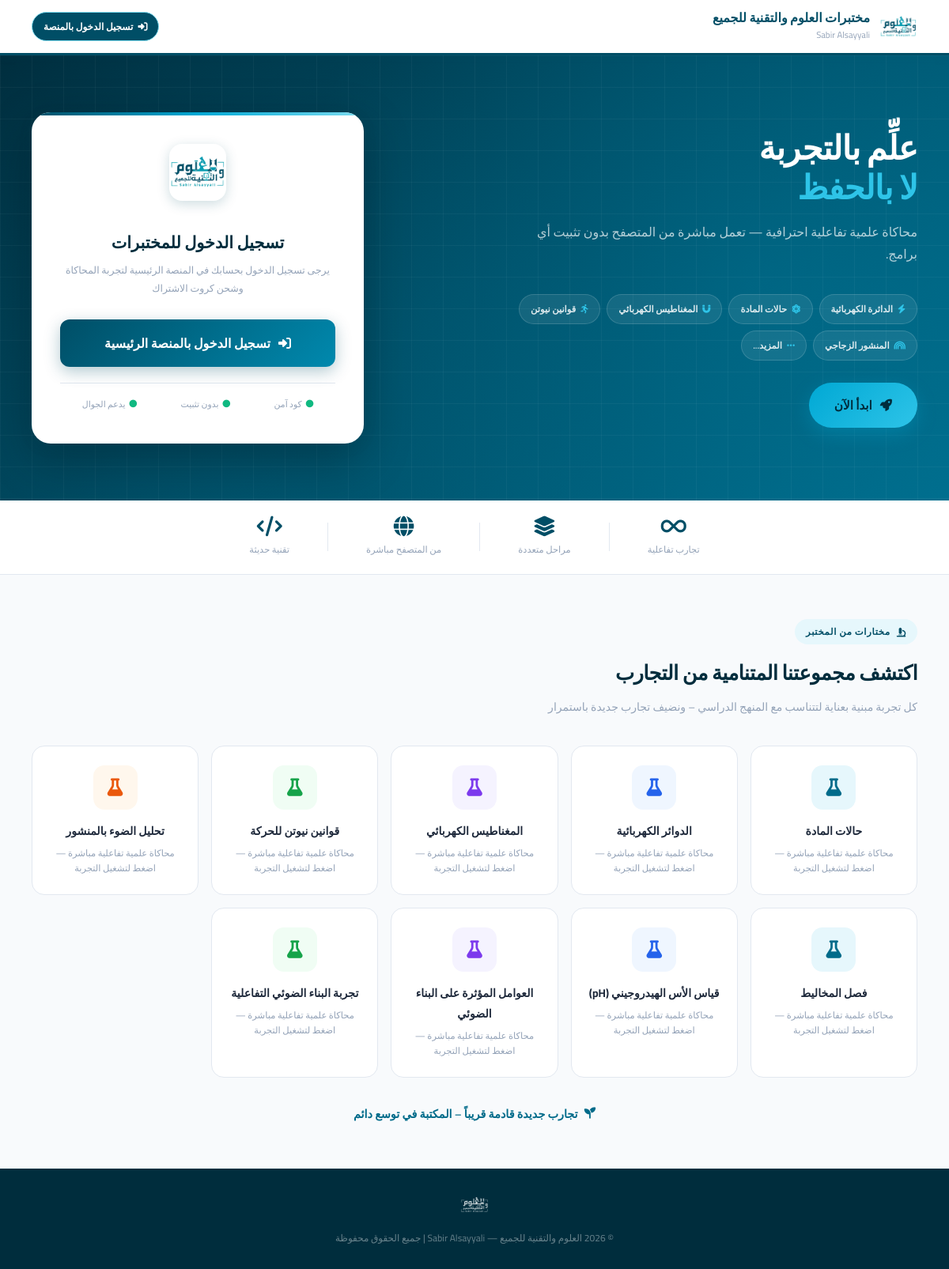
Before: / with the older database file.
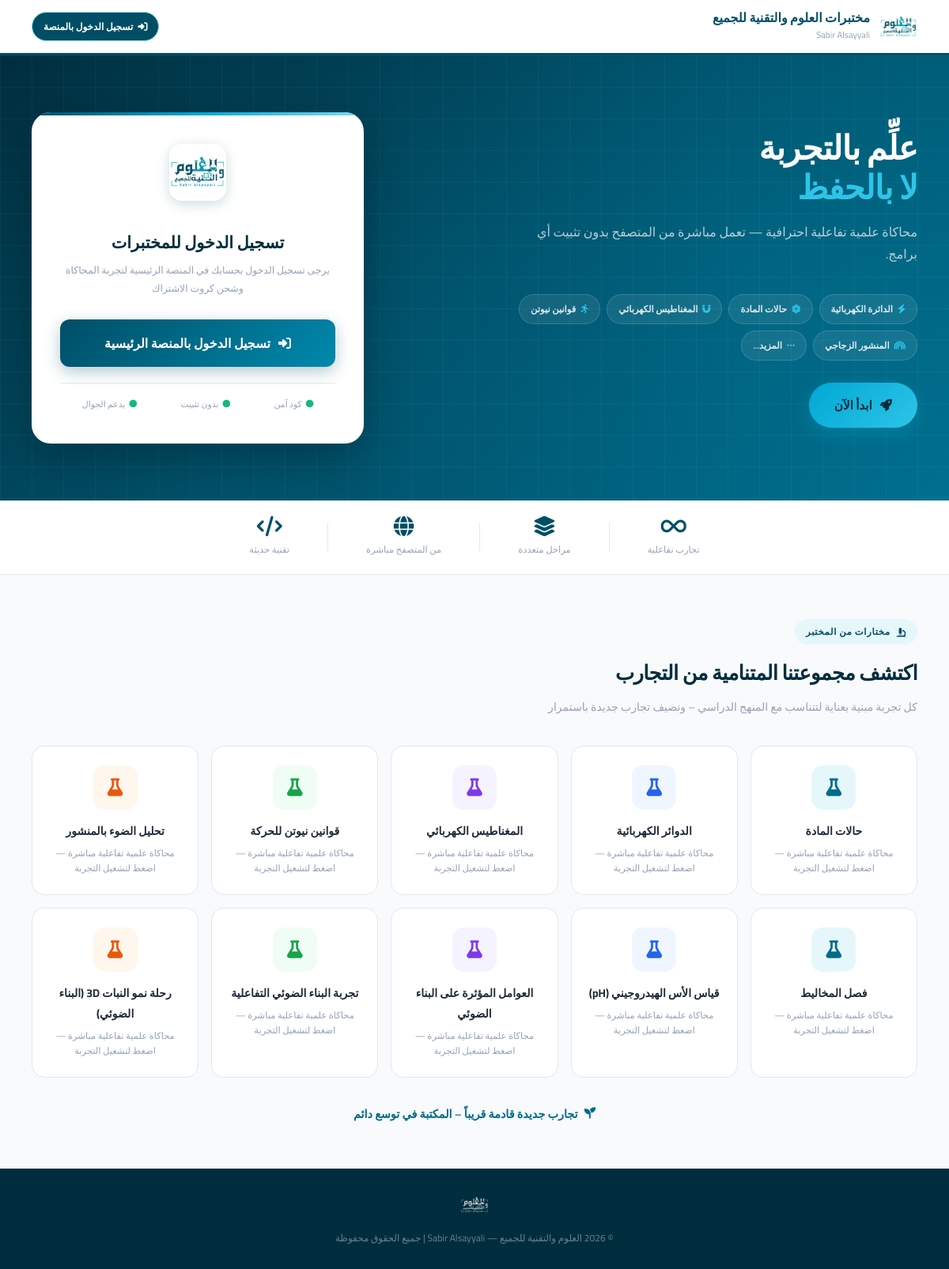
After: the same page with the newer database file.
### tables this page shows
CREATE TABLE IF NOT EXISTS `experiments` (
  `id` int(11) NOT NULL AUTO_INCREMENT,
  `code_name` varchar(50) NOT NULL,
  `title` varchar(100) NOT NULL,
  `page_url` varchar(100) NOT NULL,
  `image_url` varchar(255) DEFAULT NULL,
  `is_active` tinyint(4) DEFAULT 1 COMMENT '1=نشطة, 0=معطلة, 2=قيد التنفيذ/قريباً',
  `created_at` timestamp NOT NULL DEFAULT current_timestamp(),
  PRIMARY KEY (`id`),
  UNIQUE KEY `code_name` (`code_name`)
);

### functions.php (called while the page is built, shortened)
<?php
require_once __DIR__ . '/config.php';
function getAllExperiments($active_only = false) {
    global $conn;
    $query = "SELECT * FROM experiments";
    $query .= " ORDER BY id ASC";
    $result = mysqli_query($conn, $query);
    return $result ? $result->fetch_all(MYSQLI_ASSOC) : [];
}

### index.php (the view, shortened to what this page needs)
<?php
require_once 'config.php';
require_once 'functions.php';
$user_id = $_SESSION['user_id'] ?? $_SESSION['user']['id'] ?? null;
$user_name = $_SESSION['user_name'] ?? $_SESSION['user']['name'] ?? 'المعلم';
$user_days_left = 0;
?>
<!DOCTYPE html>
<html lang="ar" dir="rtl">
<head>
    <link rel="stylesheet" href="https://cdnjs.cloudflare.com/ajax/libs/font-awesome/6.4.0/css/all.min.css">
</head>
<body>
<header class="site-header">
    <a href="index.php" class="header-logo">
        <img src="logo2.png" alt="العلوم والتقنية للجميع">
        <div class="header-brand">
            <div class="header-brand-name"> مختبرات العلوم والتقنية للجميع </div>
            <div class="header-brand-sub">Sabir Alsayyali</div>
        </div>
    </a>
    <div style="display: flex; align-items: center; gap: 10px; flex-wrap: wrap;">
        <?php if ($user_id): ?>
            <a href="my-experiments.php" class="header-badge" style="text-decoration: none; background: #dcfce7; color: #166534; border-color: #86efac;">
                <i class="fas fa-user-check"></i>
                <span>أهلاً بك أستاذ <?=htmlspecialchars($user_name)?></span>
            </a>
            <div class="header-badge" style="background: #fef3c7; color: #92400e; border-color: #fcd34d; font-weight: 800;">
                <i class="fas fa-clock"></i>
                <span>الرصيد: <strong><?=htmlspecialchars($user_days_left)?></strong> يوم</span>
            </div>
            <a href="#rechargeSection" class="header-badge" style="text-decoration: none; background: var(--teal-800); color: white; border-color: var(--teal-700);">
                <i class="fas fa-bolt"></i>
                <span>شحن رصيد</span>
            </a>
        <?php else: ?>
            <a href="https://sabir511-platform.vercel.app/auth/login" class="header-badge" style="text-decoration: none; background: var(--teal-800); color: white;">
                <i class="fas fa-sign-in-alt"></i>
                <span>تسجيل الدخول بالمنصة</span>
            </a>
        <?php endif; ?>
    </div>
</header>
<section class="hero">
    <div class="hero-inner">
        <div class="hero-content">
            <h1 class="hero-title">
                علِّم بالتجربة<br>
                <span>لا بالحفظ</span>
            </h1>
            <p class="hero-desc">
                محاكاة علمية تفاعلية احترافية — تعمل مباشرة من المتصفح بدون تثبيت أي برامج.
            </p>
            <div class="hero-pills">
                <div class="hpill"><i class="fas fa-bolt"></i> الدائرة الكهربائية</div>
                <div class="hpill"><i class="fas fa-atom"></i> حالات المادة</div>
                <div class="hpill"><i class="fas fa-magnet"></i> المغناطيس الكهربائي</div>
                <div class="hpill"><i class="fas fa-running"></i> قوانين نيوتن</div>
                <div class="hpill"><i class="fas fa-rainbow"></i> المنشور الزجاجي</div>
                <div class="hpill"><i class="fas fa-ellipsis"></i> المزيد...</div>
            </div>
            <button type="button" class="btn-start-now" onclick="openPackagesModal()">
                <i class="fas fa-rocket"></i>
                <span>ابدأ الآن</span>
            </button>
        </div>
        <div class="login-card" id="loginSection">
            <div class="card-logo-wrap">
                <img src="logo2.png" alt="logo">
            </div>
            <div class="card-title">تسجيل الدخول للمختبرات</div>
            <div class="card-sub">يرجى تسجيل الدخول بحسابك في المنصة الرئيسية لتجربة المحاكاة وشحن كروت الاشتراك</div>
            <div style="margin-top: 24px; text-align: center;">
                <a href="https://sabir511-platform.vercel.app/auth/login" class="btn-enter" style="text-decoration: none;">
                    <i class="fas fa-sign-in-alt"></i>
                    <span>تسجيل الدخول بالمنصة الرئيسية</span>
                </a>
            </div>
            <div class="card-footer">
                <div class="cfbadge"><i class="fas fa-circle"></i> كود آمن</div>
                <div class="cfbadge"><i class="fas fa-circle"></i> بدون تثبيت</div>
                <div class="cfbadge"><i class="fas fa-circle"></i> يدعم الجوال</div>
            </div>
        </div>
    </div>
</section>
<div class="stats-strip">
    <div class="stats-inner">
        <div class="stat-item">
            <div class="stat-num"><i class="fas fa-infinity"></i></div>
            <div class="stat-lbl">تجارب تفاعلية</div>
        </div>
        <div class="stat-item">
            <div class="stat-num"><i class="fas fa-layer-group"></i></div>
            <div class="stat-lbl">مراحل متعددة</div>
        </div>
        <div class="stat-item">
            <div class="stat-num"><i class="fas fa-globe"></i></div>
            <div class="stat-lbl">من المتصفح مباشرة</div>
        </div>
        <div class="stat-item">
            <div class="stat-num"><i class="fas fa-code"></i></div>
            <div class="stat-lbl">تقنية حديثة</div>
        </div>
    </div>
</div>
<section class="experiments">
    <div class="section-tag"><i class="fas fa-microscope"></i> مختارات من المختبر</div>
    <h2 class="section-title">اكتشف مجموعتنا المتنامية من التجارب</h2>
    <p class="section-desc">كل تجربة مبنية بعناية لتتناسب مع المنهج الدراسي – ونضيف تجارب جديدة باستمرار</p>
    <?php $all_db_exps = getAllExperiments(); ?>
    <div class="exp-grid">
        <?php
        $color_classes = ['icon-teal', 'icon-blue', 'icon-purple', 'icon-green', 'icon-orange'];
        $i = 0;
        foreach ($all_db_exps as $exp):
            $color_cls = $color_classes[$i % count($color_classes)];
            $i++;
        ?>
            <div class="exp-card" style="cursor: pointer;" onclick="location.href='<?=htmlspecialchars($user_id ? $exp['page_url'] : 'https://sabir511-platform.vercel.app/auth/login')?>'">
                <div class="exp-icon <?=$color_cls?>">
                    <?php if (!empty($exp['image_url'])): ?>
                        <img src="<?=htmlspecialchars($exp['image_url'])?>" alt="<?=htmlspecialchars($exp['title'])?>" style="width:100%; height:100%; object-fit:cover; border-radius:12px;">
                    <?php else: ?>
                        <i class="fas fa-flask"></i>
                    <?php endif; ?>
                </div>
                <div class="exp-name"><?=htmlspecialchars($exp['title'])?></div>
                <div class="exp-desc">محاكاة علمية تفاعلية مباشرة — اضغط لتشغيل التجربة</div>
            </div>
        <?php endforeach; ?>
    </div>
    <div class="expand-note">
        <i class="fas fa-seedling"></i> تجارب جديدة قادمة قريباً – المكتبة في توسع دائم
    </div>
</section>
<footer class="site-footer">
    <div class="footer-logo">
        <img src="logo2.png" alt="logo">
    </div>
    <div class="footer-text">© 2026 العلوم والتقنية للجميع — Sabir Alsayyali | جميع الحقوق محفوظة</div>
</footer>
</body>
</html>

Changed rows visible on the page:
added experiments: title "رحلة نمو النبات 3D (البناء الضوئي)"
